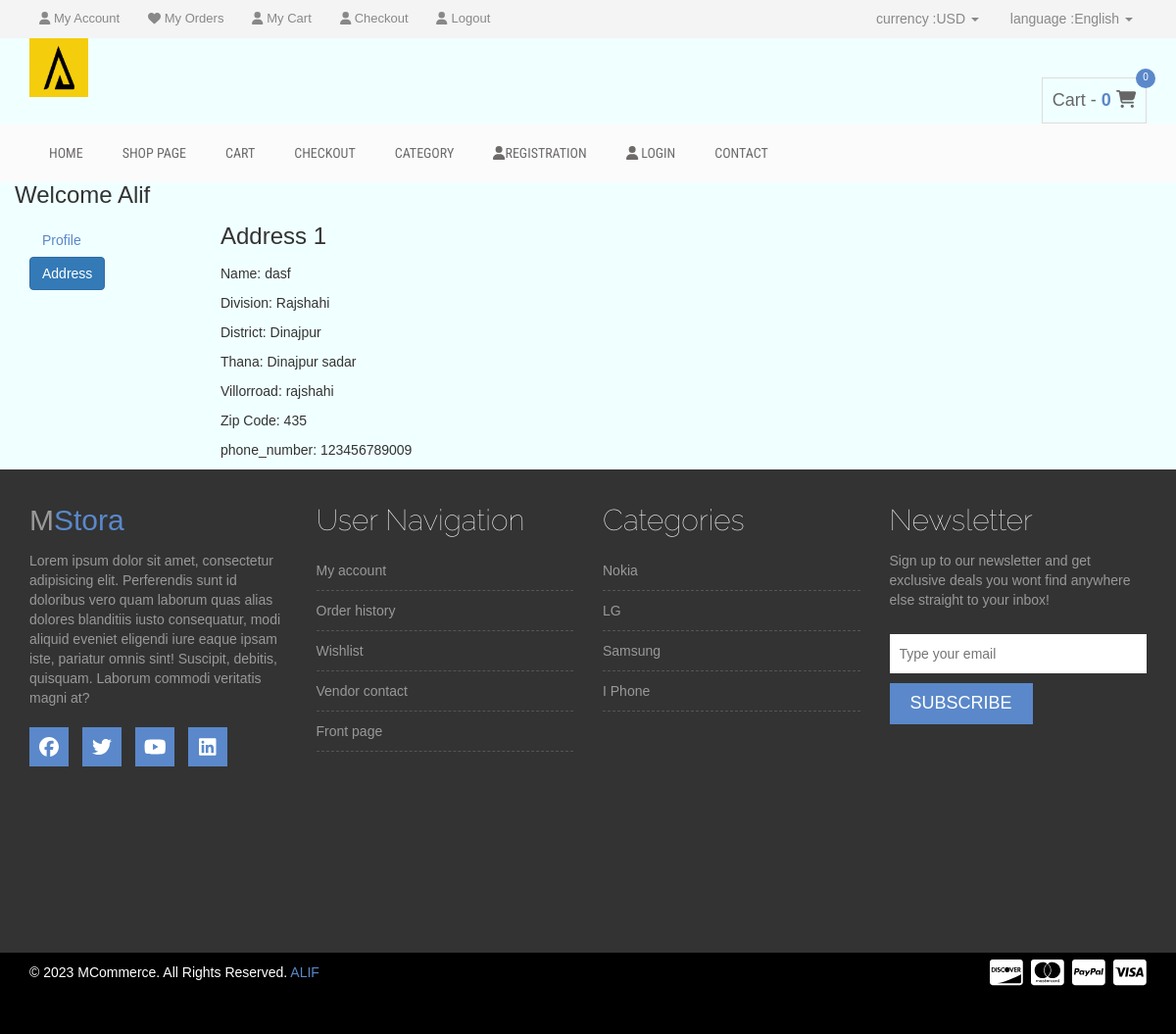
The page /address/ (signed in) on the database its author committed.
### shop/models.py (models this page shows, shortened)
class Customer(models.Model):
    user=models.ForeignKey(User,on_delete=models.CASCADE)
    name=models.CharField(max_length=20)
    divisions=models.CharField(choices=DIVISION_CHOICES,max_length=100)
    districts=models.CharField(max_length=100)
    thana=models.CharField(max_length=100)
    villorroad=models.CharField(max_length=1000)
    zipcode=models.IntegerField()
    phone_number = models.CharField(max_length=12)

### shop/views.py (the view)
# urls.py: path('address/', views.address, name='address'),
def address(request):
    totalitem = 0
    add = Customer.objects.filter(user = request.user)
    if request.user.is_authenticated:
        totalitem = len(Cart.objects.filter(user=request.user))
    return render(request, 'address.html', {'add':add, 'active':'btn-primary', 'totalitem':totalitem})

### templates/address.html (shortened to what this page needs)
{% extends 'base.html' %}
{% load static %}
{% block css %}
<link rel='stylesheet' href='{% static 'css/address.css' %}'>
<link rel='stylesheet' href='{% static 'css/base.css' %}'>
{% endblock css%}
{% block main-content %}
<div class="container my-5">
    <div class="row">
        <h3>Welcome <span class="text-capitalize">{{request.user}}</span></h3>
        <div class="col-sm-2 border-end">
            <ul class="list-unstyled">
                <li class="d-grid"><a href="{% url 'profile' %}" class="btn">Profile</a></li>
                <li class="d-grid"><a href="{% url 'address' %}" class="btn {{active}}">Address</a></li>
            </ul>
        </div>
        <div class="col-sm-9 offset-sm-1">
            <div class="row">
                {% for ad in add %}
                <div class="col-sm-6">
                    <div class="card">
                        <div class="card-body">
                            <h3>Address {{forloop.counter}}</h3>
                            <p>Name: {{ad.name}}</p>
                            <p>Division: {{ad.divisions}}</p>
                            <p>District: {{ad.districts}}</p>
                            <p>Thana: {{ad.thana}}</p>
                            <p>Villorroad: {{ad.villorroad}}</p>
                            <p>Zip Code: {{ad.zipcode}}</p>
                            <p>phone_number: {{ad.phone_number}}</p>
                        </div>
                    </div>
                </div>
                {% endfor %}
            </div>
        </div>
    </div>
</div>
{% endblock main-content %}

### static/css/style.css (style rules this page uses)
h1, h2, h3, h4, h5, h6 { margin: 0 0 15px; }
body { font-family:Arial, Helvetica, sans-serif; }
a { color: #5a88ca }

### static/css/address.css (style rules this page uses)
body { background-color: azure; }

### rows shown on the page
Customer: name "dasf", divisions "Rajshahi", districts "Dinajpur", thana "Dinajpur sadar", villorroad "rajshahi", zipcode "435", phone_number "123456789009"

### other values the page prints
{{ totalitem }} "0"
{{ request.user }} "Alif"
